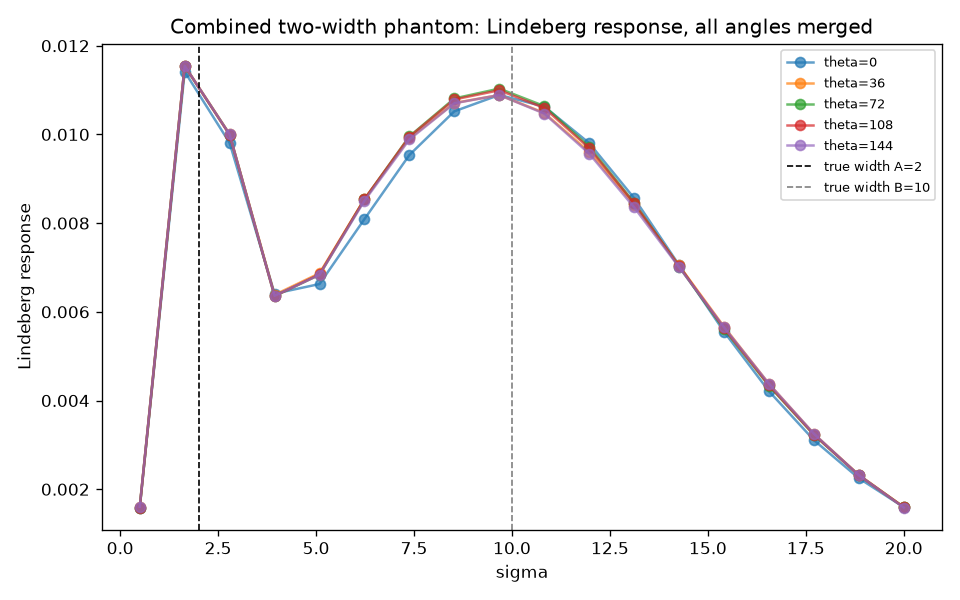

Here is the Python script that generated this plot:
"""
width_sense_check.py

Quick sense check, not a new layer: does the Layer 1 pipeline (angle
recovery) stay accurate, and does the Layer 3(a) Lindeberg criterion still
find the phantom's true line width(s), when TWO very different widths (2
and 10 px) are combined into ONE phantom (same angle, different spacing per
population -- see phantom.py's spacing2/width2), across several angles?

This is a harder test than checking each width alone: it asks whether the
Lindeberg response is genuinely BIMODAL (a real peak near each width) when
both scales coexist in the same image, not just whether it can find a
single dominant scale.
"""

import numpy as np
from phantom import make_phantom
from forward import recover_angle
from supervised import angular_distance_deg
from unsupervised import lindeberg_response

WIDTH_A, WIDTH_B = 2.0, 10.0
SPACING_A, SPACING_B = 6.0 * WIDTH_A, 6.0 * WIDTH_B
ANGLES = [0.0, 36.0, 72.0, 108.0, 144.0]
SHAPE = (200, 200)
SIGMAS_1D = np.linspace(0.5, 20.0, 18)


def local_maxima(sigmas, response):
    """Indices of interior local maxima (response[i-1] < response[i] > response[i+1])."""
    return [i for i in range(1, len(response) - 1)
            if response[i - 1] < response[i] > response[i + 1]]


if __name__ == "__main__":
    import matplotlib
    matplotlib.use("Agg")
    import matplotlib.pyplot as plt

    fig, ax = plt.subplots(figsize=(8, 5))

    print(f"combined phantom: width_A={WIDTH_A} (spacing={SPACING_A:.0f}), "
          f"width_B={WIDTH_B} (spacing={SPACING_B:.0f})\n")
    print(f"{'theta':>6} | {'peaks found (sigma)':>22} | {'recovered @ each peak':>28} | {'true':>6}")

    for theta in ANGLES:
        image, true_angles = make_phantom(
            shape=SHAPE, theta_deg=theta, spacing=SPACING_A, width=WIDTH_A,
            theta2_deg=theta, spacing2=SPACING_B, width2=WIDTH_B, noise_sigma=0.0)
        true_theta = true_angles[0]   # both populations share this angle

        response = lindeberg_response(image, SIGMAS_1D, rho=0.5)
        peak_idx = local_maxima(SIGMAS_1D, response)
        peak_sigmas = [float(SIGMAS_1D[i]) for i in peak_idx]

        recovered_at_peaks = []
        for s in peak_sigmas:
            rec = recover_angle(image, s, 2.0 * s)
            err = angular_distance_deg(rec, true_theta)
            recovered_at_peaks.append((s, rec, err))

        peaks_str = ", ".join(f"{s:.2g}" for s in peak_sigmas) or "none"
        rec_str = ", ".join(f"{rec:.2f}(err {err:.3f})" for s, rec, err in recovered_at_peaks) or "-"
        print(f"{theta:6.1f} | {peaks_str:>22} | {rec_str:>28} | {true_theta:6.1f}")

        ax.plot(SIGMAS_1D, response, "o-", alpha=0.7, label=f"theta={theta:.0f}")

    ax.axvline(WIDTH_A, color="k", ls="--", lw=1, label=f"true width A={WIDTH_A:.0f}")
    ax.axvline(WIDTH_B, color="gray", ls="--", lw=1, label=f"true width B={WIDTH_B:.0f}")
    ax.set_xlabel("sigma")
    ax.set_ylabel("Lindeberg response")
    ax.set_title("Combined two-width phantom: Lindeberg response, all angles merged")
    ax.legend(fontsize=8)
    fig.tight_layout()
    fig.savefig("width_sense_check.png", dpi=120)
    print("\nSaved width_sense_check.png")
